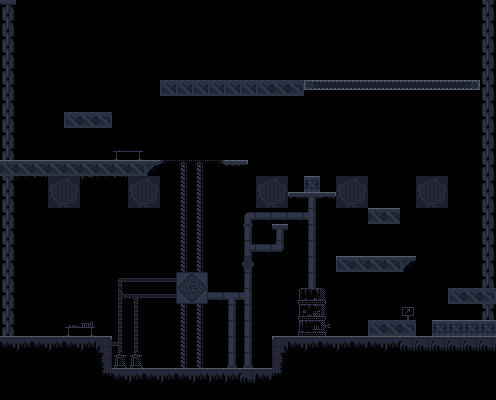

This game map was drawn from its Tiled (.tmx) file and the tilesets committed beside it. A one-line description and the full map source follow:
An orthogonal 31x25 tile map with 16x16 px tiles, 1 tile layer (Слой тайлов 1).

<map version="1.4" tiledversion="1.4.3" orientation="orthogonal" renderorder="right-down" width="31" height="25" tilewidth="16" tileheight="16" infinite="0" nextlayerid="2" nextobjectid="1">
 <tileset firstgid="1" source="industrial.v2.tsx" />
 <layer id="1" name="Слой тайлов 1" width="31" height="25">
  <data encoding="csv">
84,0,0,0,0,0,0,0,0,0,0,0,0,0,0,0,0,0,0,0,0,0,0,0,0,0,0,0,0,0,116,
116,0,0,0,0,0,0,0,0,0,0,0,0,0,0,0,0,0,0,0,0,0,0,0,0,0,0,0,0,0,116,
9,0,0,0,0,0,0,0,0,0,0,0,0,0,0,0,0,0,0,0,0,0,0,0,0,0,0,0,0,0,116,
9,0,0,0,0,0,0,0,0,0,0,0,0,0,0,0,0,0,0,0,0,0,0,0,0,0,0,0,0,0,116,
9,0,0,0,0,0,0,0,0,0,0,0,0,0,0,0,0,0,0,0,0,0,0,0,0,0,0,0,0,0,116,
9,0,0,0,0,0,0,0,0,0,20,20,20,20,20,20,20,21,22,257,258,258,258,258,258,258,258,258,258,260,116,
9,0,0,0,0,0,0,0,0,0,0,0,0,0,0,0,0,0,0,0,0,0,0,0,0,0,0,0,0,0,116,
9,0,0,0,20,21,22,0,0,0,0,0,0,0,0,0,0,0,0,0,0,0,0,0,0,0,0,0,0,0,116,
9,0,0,0,0,0,0,0,0,0,0,0,0,0,0,0,0,0,0,0,0,0,0,0,0,0,0,0,0,0,116,
9,0,0,0,0,0,0,242,243,0,0,0,0,0,0,0,0,0,0,0,0,0,0,0,0,0,0,0,0,0,116,
14,15,15,15,15,15,15,15,15,153,81,82,82,83,19,149,0,0,0,0,0,0,0,0,0,0,0,0,0,0,116,
9,46,47,66,67,45,46,47,66,67,0,146,146,0,0,0,66,67,0,6,0,66,67,0,0,0,66,67,0,0,116,
9,0,0,98,99,0,0,0,98,99,0,146,146,0,0,0,98,99,109,53,112,98,99,0,0,0,98,99,0,0,116,
9,0,0,0,0,0,0,0,0,0,0,146,146,0,0,268,237,237,237,303,0,0,0,14,15,0,0,0,0,0,116,
9,0,0,0,0,0,0,0,0,0,0,146,146,0,0,271,0,53,0,367,0,0,0,0,0,0,0,0,0,0,116,
9,0,0,0,0,0,0,0,0,0,0,146,146,0,0,335,237,270,0,367,0,0,0,0,0,0,0,0,0,0,116,
9,0,0,0,0,0,0,0,0,0,0,146,146,0,0,336,0,0,0,367,0,13,14,15,15,153,0,0,0,0,116,
9,0,0,0,0,0,0,73,138,138,138,422,423,0,0,367,0,0,0,367,0,0,0,0,0,0,0,0,0,0,116,
9,0,0,0,0,0,0,106,107,138,138,454,455,237,301,303,0,0,339,340,341,0,0,0,0,0,0,0,20,21,22,
9,0,0,0,0,0,0,105,105,0,0,146,146,0,367,367,0,0,371,372,373,0,0,0,0,209,0,0,0,0,116,
9,0,0,0,244,245,0,105,105,0,0,146,146,0,367,367,0,0,403,404,405,0,0,20,21,22,0,6,6,6,6,
40,41,40,41,40,41,69,108,105,0,0,146,146,0,367,367,0,68,40,41,40,41,40,40,41,42,42,42,42,42,42,
0,0,0,0,0,0,101,140,140,0,0,146,146,0,399,399,0,100,0,0,0,0,0,0,0,0,0,0,0,0,0,
0,0,0,0,0,0,133,40,41,40,41,40,41,41,41,42,40,132,0,0,0,0,0,0,0,0,0,0,0,0,0,
0,0,0,0,0,0,0,0,0,0,0,0,0,0,0,0,0,0,0,0,0,0,0,0,0,0,0,0,0,0,0
</data>
 </layer>
</map>
